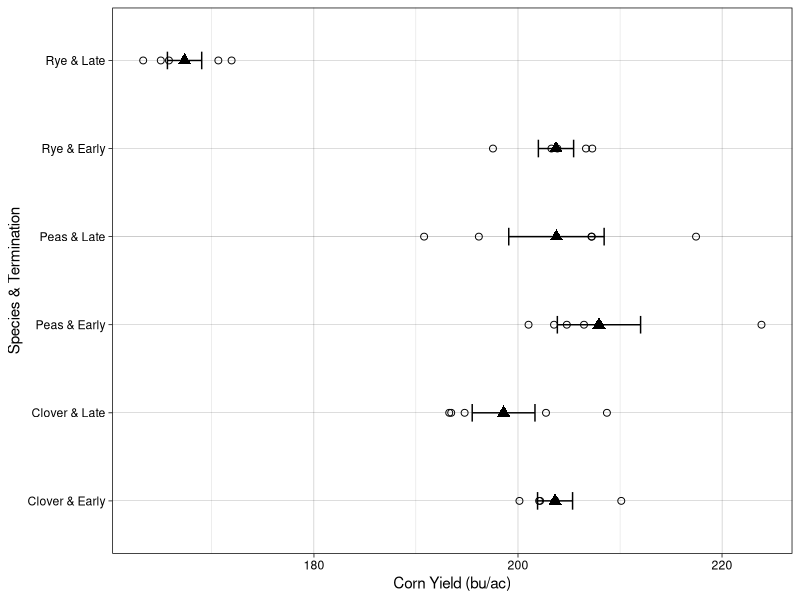
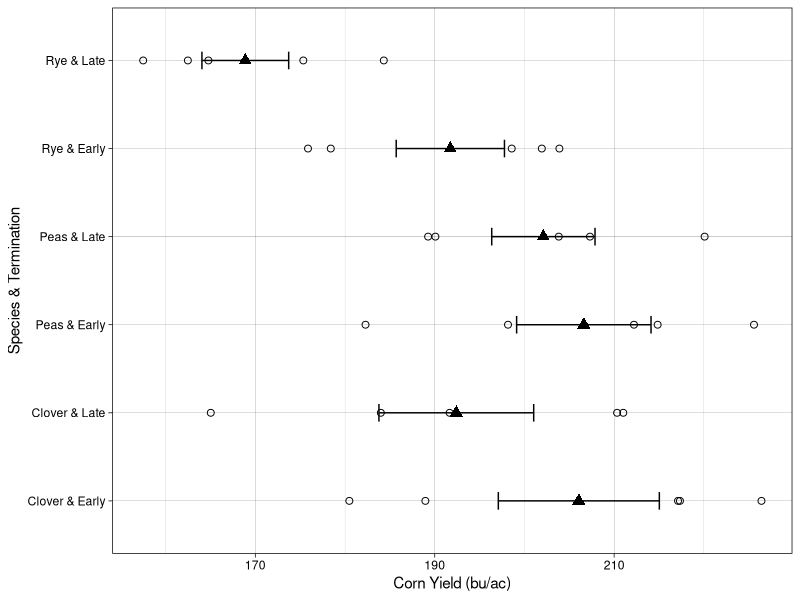
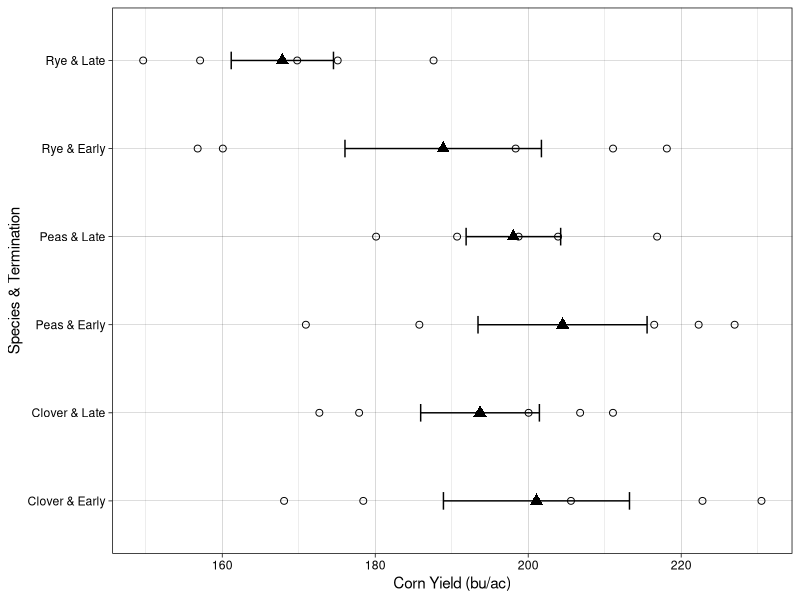

Here is the R script that generated these plots, in order:
## ---- chunk 1
crd <- read.csv('./data/cover-crop-and-termination-crd.csv')
## ---- chunk 2
library(ggplot2)

ggplot(crd,
       aes(x = paste(species, termination, sep = " & "),
           y = yield)) +
  geom_point(pch = 21, size = 2) +
  stat_summary(fun.data = mean_se,
               geom = "errorbar",
               width = 0.2) +
  stat_summary(fun = mean,
               geom = "point",
               shape = 17,
               size = 3) +
  coord_flip() +
  theme_linedraw() +
  labs(x = "Species & Termination",
       y = "Corn Yield (bu/ac)")

## ---- chunk 3
model_crd <- lm(yield ~ species * termination,
                data = crd)

anova(model_crd)
## ---- chunk 4
rcbd <- read.csv('./data/cover-crop-and-termination-rcbd.csv')
## ---- chunk 5
ggplot(rcbd,
       aes(x = paste(species, termination, sep = " & "),
           y = yield)) +
  geom_point(pch = 21, size = 2) +
  stat_summary(fun.data = mean_se,
               geom = "errorbar",
               width = 0.2) +
  stat_summary(fun = mean,
               geom = "point",
               shape = 17,
               size = 3) +
  coord_flip() +
  theme_linedraw() +
  labs(x = "Species & Termination",
       y = "Corn Yield (bu/ac)")
## ---- chunk 6
model_rcbd <- lm(yield ~ block + species + termination + species:termination,
                 data = rcbd)

anova(model_rcbd)
## ---- chunk 7
library(nlme)

model_rcbd_mixed <- lme(yield ~ species * termination,
                        random = ~1 | block,
                        data = rcbd)

anova(model_rcbd_mixed)
VarCorr(model_rcbd_mixed)
## ---- chunk 8
splitplot <- read.csv('./data/cover-crop-and-termination-split.csv')
## ---- chunk 9
ggplot(splitplot,
       aes(x = paste(species, termination, sep = " & "),
           y = yield)) +
  geom_point(pch = 21, size = 2) +
  stat_summary(fun.data = mean_se,
               geom = "errorbar",
               width = 0.2) +
  stat_summary(fun = mean,
               geom = "point",
               shape = 17,
               size = 3) +
  coord_flip() +
  theme_linedraw() +
  labs(x = "Species & Termination",
       y = "Corn Yield (bu/ac)")

## ---- chunk 10
library(nlme)

model_split <- lme(
  yield ~ species + termination + species:termination,
  random = ~1 | block/termination,
  data = splitplot
)


anova(model_split)
